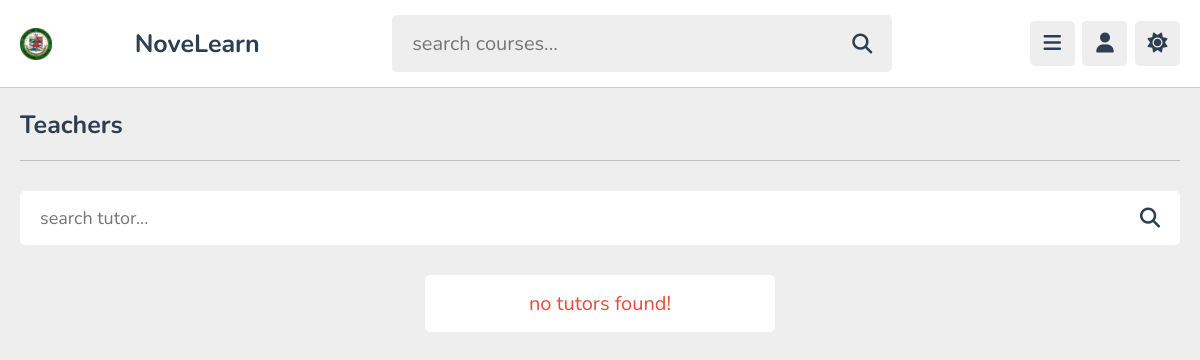
The page /teachers.php on the database as committed earlier.
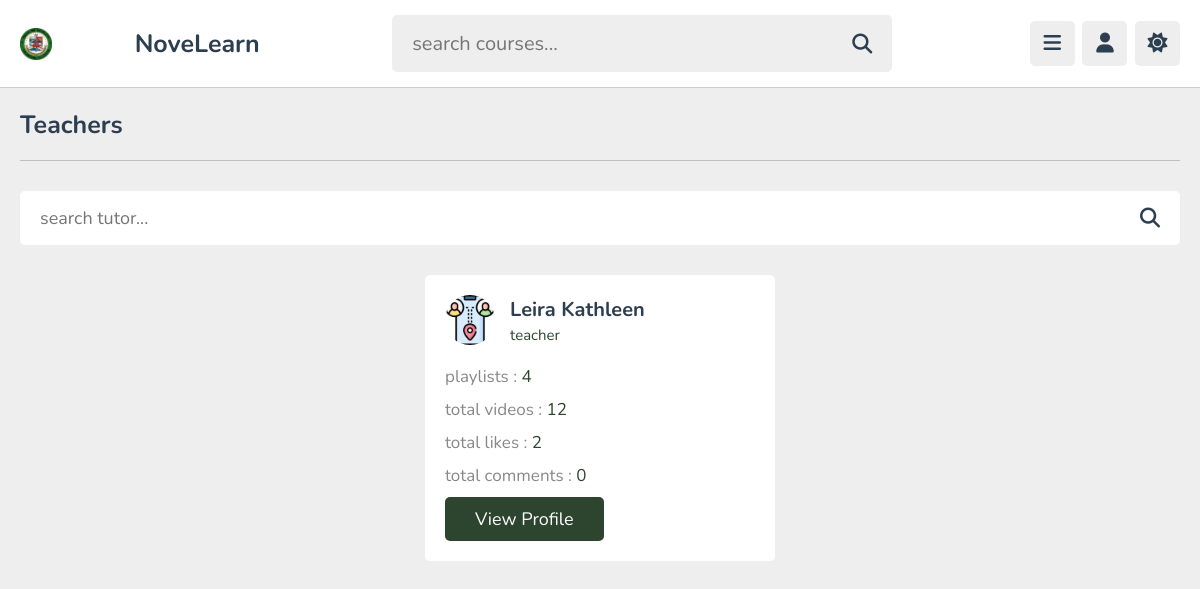
The same page on the database as committed later.
### tables this page shows
CREATE TABLE `tutors` (
  `id` varchar(20) NOT NULL,
  `teacher_number` varchar(20) NOT NULL,
  `fname` varchar(50) NOT NULL,
  `mname` varchar(50) NOT NULL,
  `lname` varchar(50) NOT NULL,
  `dob` date NOT NULL,
  `address` varchar(100) NOT NULL,
  `profession` varchar(50) NOT NULL,
  `email` varchar(50) NOT NULL,
  `contactnum` varchar(50) NOT NULL,
  `password` varchar(50) NOT NULL,
  `image` varchar(100) NOT NULL
);

### teachers.php (the view, shortened to what this page needs)
<?php
include 'components/connect.php';
?>
<!DOCTYPE html>
<html lang="en">
<head>
   <link rel="stylesheet" href="https://cdnjs.cloudflare.com/ajax/libs/font-awesome/6.2.0/css/all.min.css">
   <link rel="stylesheet" href="css/style.css">
</head>
<body>
<?php include 'components/user_header.php'; ?>
<section class="teachers">
   <h1 class="heading">Teachers</h1>
   <form action="search_tutor.php" method="post" class="search-tutor">
      <input type="text" name="search_tutor" maxlength="100" placeholder="search tutor..." required>
      <button type="submit" name="search_tutor_btn" class="fas fa-search"></button>
   </form>
   <div class="box-container">
      <?php
         $select_tutors = $conn->prepare("SELECT * FROM `tutors`");
         $select_tutors->execute();
         if($select_tutors->rowCount() > 0){
            while($fetch_tutor = $select_tutors->fetch(PDO::FETCH_ASSOC)){
               $tutor_id = $fetch_tutor['id'];
               $count_playlists = $conn->prepare("SELECT * FROM `playlist` WHERE tutor_id = ?");
               $count_playlists->execute([$tutor_id]);
               $total_playlists = $count_playlists->rowCount();
               $count_contents = $conn->prepare("SELECT * FROM `content` WHERE tutor_id = ?");
               $count_contents->execute([$tutor_id]);
               $total_contents = $count_contents->rowCount();
               $count_likes = $conn->prepare("SELECT * FROM `likes` WHERE tutor_id = ?");
               $count_likes->execute([$tutor_id]);
               $total_likes = $count_likes->rowCount();
               $count_comments = $conn->prepare("SELECT * FROM `comments` WHERE tutor_id = ?");
               $count_comments->execute([$tutor_id]);
               $total_comments = $count_comments->rowCount();
      ?>
      <div class="box">
         <div class="tutor">
            <img src="uploaded_files/<?= $fetch_tutor['image']; ?>" alt="">
            <div>
               <h3><?= $fetch_tutor['fname']; ?></h3>
               <span><?= $fetch_tutor['profession']; ?></span>
            </div>
         </div>
         <p>playlists : <span><?= $total_playlists; ?></span></p>
         <p>total videos : <span><?= $total_contents ?></span></p>
         <p>total likes : <span><?= $total_likes ?></span></p>
         <p>total comments : <span><?= $total_comments ?></span></p>
         <form action="tutor_profile.php" method="post">
            <input type="submit" value="view profile" name="tutor_fetch" class="inline-btn">
         </form>
      </div>
      <?php
            }
         }else{
            echo '<p class="empty">no tutors found!</p>';
         }
      ?>
   </div>
</section>
</body>
</html>

### components/user_header.php (shortened to what this page needs)
<header class="header">
   <section class="flex">
      <img src="novlogo.png" height="32px" width="32px">
      <a href="home.php" class="logo">NoveLearn</a>
      <form action="search_course.php" method="post" class="search-form">
         <input type="text" name="search_course" placeholder="search courses..." required maxlength="100">
         <button type="submit" class="fas fa-search" name="search_course_btn"></button>
      </form>
      <div class="icons">
         <div id="menu-btn" class="fas fa-bars"></div>
         <div id="user-btn" class="fas fa-user"></div>
         <div id="toggle-btn" class="fas fa-sun"></div>
      </div>
   </section>
</header>

### css/style.css (style rules this page uses)
:root { --main-color:#2D452F; --red:#e74c3c; --oragen:#f39c12; --white:#fff; --black:#2c3e50; --light-color:#888; --light-bg:#eee; --border:.1rem solid rgba(0,0,0,.2); }
* { font-family: 'Nunito', sans-serif; margin: 0; padding: 0; box-sizing: border-box; outline: none; border: none; text-decoration: none; }
html { font-size: 62.5%; overflow-x: hidden; }
body { background-color: var(--light-bg); padding-left: 30rem; }
section { padding:2rem; max-width: 1200px; margin: 0 auto; }
.btn, .option-btn, .delete-btn, .inline-btn, .inline-option-btn, .inline-delete-btn { border-radius: .5rem; padding: 1rem 3rem; font-size: 1.8rem; color: #fff; margin-top: 1rem; text-transform: capitalize; cursor: pointer; text-align: center; }
.inline-btn, .inline-option-btn, .inline-delete-btn { display: inline-block; }
.btn, .inline-btn { background-color: var(--main-color); }
.heading { padding-bottom: 1.8rem; border-bottom: var(--border); font-size: 2.5rem; color: var(--black); text-transform: capitalize; margin-bottom: 3rem; }
.header { background-color: var(--white); border-bottom: var(--border); position: sticky; top: 0; left: 0; right: 0; z-index: 1000; }
.header .flex { padding: 1.5rem 2rem; position: relative; display: flex; align-items: center; justify-content: space-between; }
.header .flex .logo { font-size: 2.5rem; color: var(--black); font-weight: bolder; margin-left:-50px; }
.header .flex .search-form { width: 50rem; border-radius: .5rem; display: flex; align-items: center; gap: 2rem; padding: 1.5rem 2rem; background-color: var(--light-bg); }
.header .flex .search-form input { width: 100%; background:none; font-size: 2rem; color: var(--black); }
.header .flex .search-form button { font-size: 2rem; color: var(--black); cursor: pointer; background: none; }
.header .flex .icons div { font-size: 2rem; color: var(--black); border-radius: .5rem; height: 4.5rem; cursor: pointer; width: 4.5rem; line-height: 4.4rem; background-color: var(--light-bg); text-align: center; margin-left: .5rem; }
.teachers .search-tutor { margin-bottom: 3rem; display: flex; align-items: center; gap: 1.5rem; padding: 1.5rem 2rem; background-color: var(--white); border-radius: .5rem; }
.teachers .search-tutor input { width: 100%; font-size: 1.8rem; color: var(--black); background: none; }
.teachers .search-tutor button { font-size: 2rem; cursor: pointer; color: var(--black); background: none; }
.teachers .box-container { display: grid; grid-template-columns: repeat(auto-fit, 35rem); gap: 1.5rem; align-items: flex-start; justify-content: center; }
.teachers .box-container .box { border-radius: .5rem; padding: 2rem; background-color: var(--white); }
.teachers .box-container .box .tutor { margin-bottom: 1rem; display: flex; align-items: center; gap: 1.5rem; }
.teachers .box-container .box .tutor img { height: 5rem; width: 5rem; object-fit: cover; border-radius: 50%; }
.teachers .box-container .box .tutor h3 { color: var(--black); font-size: 2rem; margin-bottom: .2rem; }
.teachers .box-container .box .tutor span { color: var(--main-color); font-size: 1.5rem; }
.teachers .box-container .box p { padding-top: 1rem; font-size: 1.7rem; color: var(--light-color); }
.teachers .box-container .box p span { color: var(--main-color); }
@media (max-width:1200px) { body { padding-left: 0; } }
.empty { background-color: var(--white); border-radius: .5rem; padding: 1.5rem; text-align: center; width: 100%; font-size: 2rem; color: var(--red); }

Rows that differ between the two databases and show on the page:
added tutors: image (picture), fname "Leira Kathleen", profession "teacher", total_playlists "4", total_contents "12", total_likes "2", total_comments "0"
Other text that changed with them:
text no longer shown: "no tutors found!"
